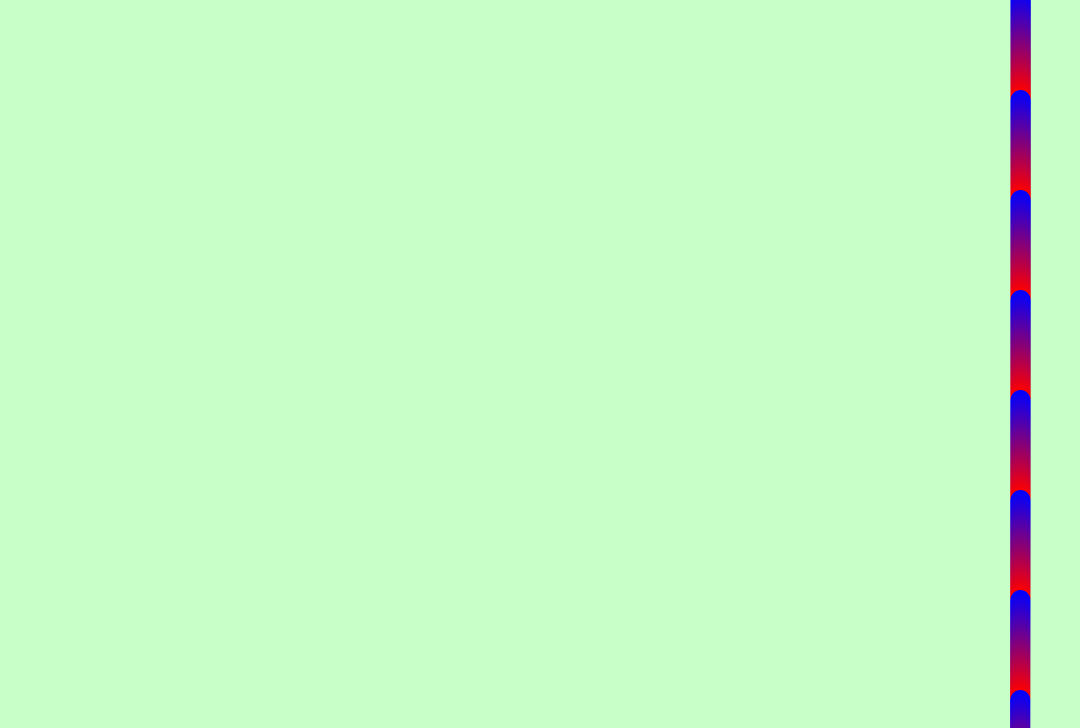
Frame 1 (no input)
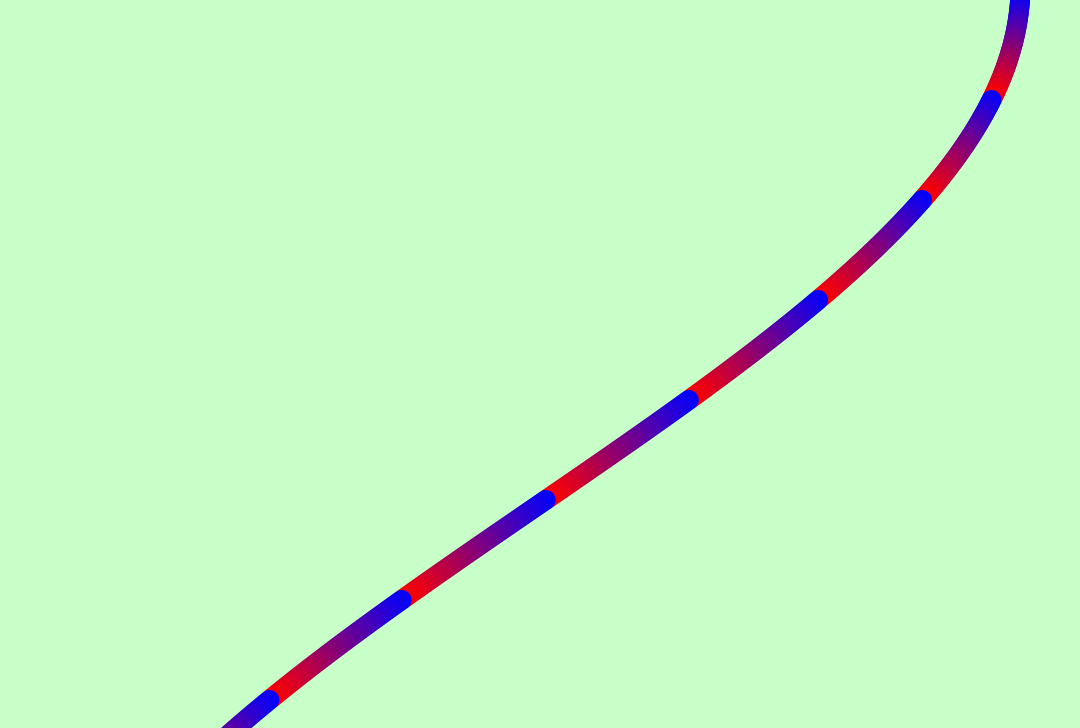
Frame 60 (the mouse pressed at the canvas centre just before this capture)
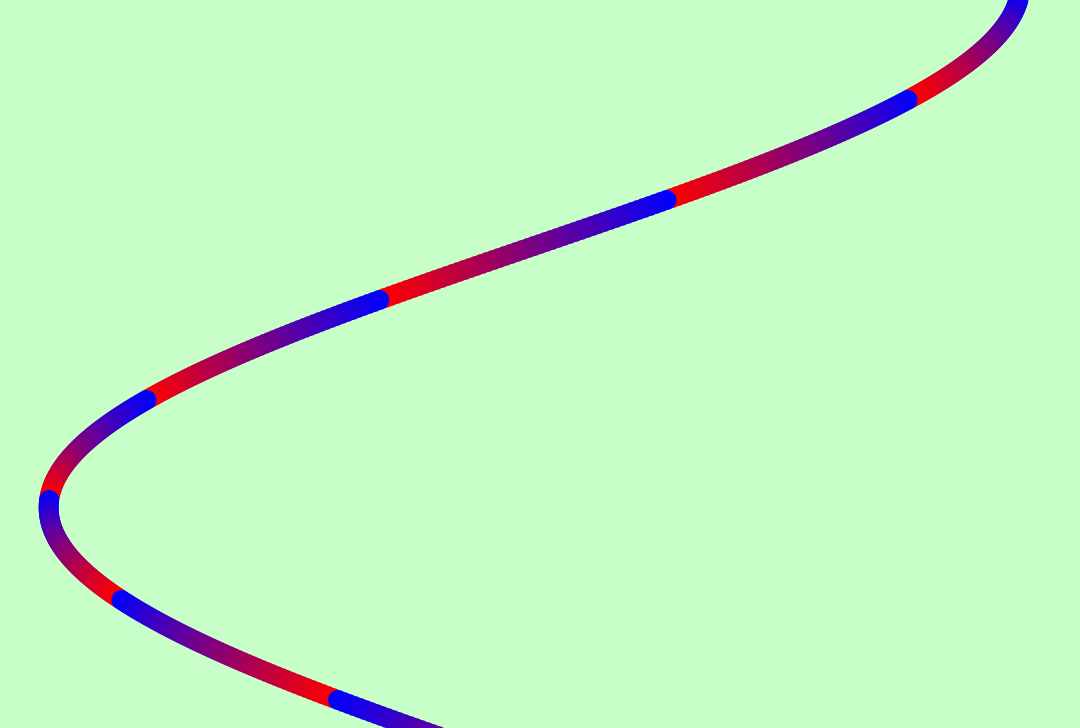
Frame 120 (the mouse held since frame 60 and released just before this capture)

The Processing sketch that drew these frames (run headless with seeded random() and noise(); from frame 60 on, the mouse is pressed at the canvas centre):

// Processing sketch: processing_95425
// ── processing_95425.pde

Pendul [] p;

int amount = 400;

void setup(){
  //colorMode(HSB, 1.0);
  
  size(1080,728);
  smooth();
  noStroke();
  p= new Pendul[amount];
  for (float i=0;i<amount;i++){
    p[int(i)]=new Pendul(0.0001*i+0.0008,(width/amount)*i,(i/50.0)-floor(i/50.0));
  }
  fill(200);
  
}

void draw(){
  background(200,255,200);
  for (int i=0;i<amount;i++){
    p[i].osc();
    p[i].display();
  }
}


class Pendul
{
  float angle;
  float speed,posy;
  float hue;
  
  Pendul(float speed_,float posy_,float hue_){
    angle=0;
    posy=posy_;
    speed=speed_;
    hue=hue_;
  }
  void osc()
  {
    angle+=speed;
  }
  void display()
  {
    fill(hue*255,0,(1-hue)*255);
    float w = (cos(angle)+1.1)*0.45;
    ellipse(w*width,posy,20,20);
  }
}
